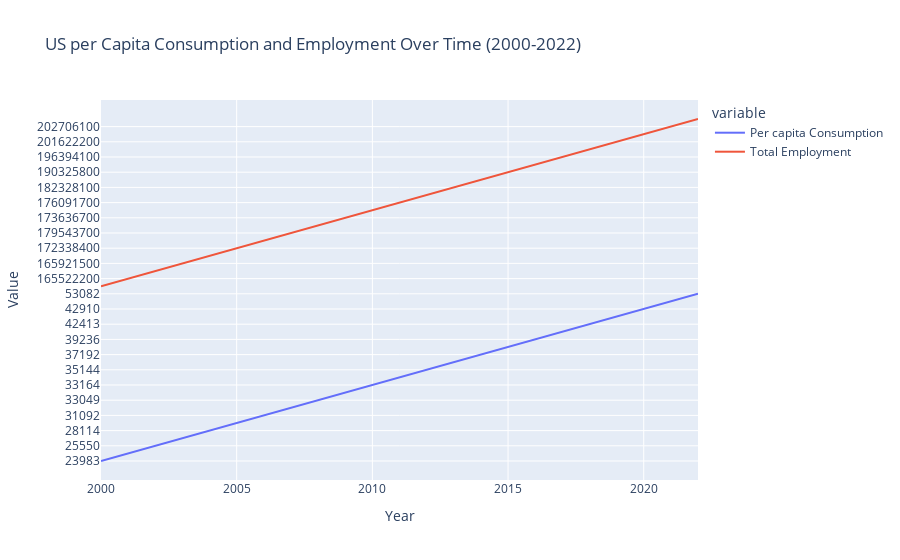

Here is the notebook cell this chart was saved with:
### Markdown cell above
***Now after merging, let us first look at the trend of per capita consumption and Employment from 2000-2022***

### Code cell
alldata_US=merged_df1[merged_df1["State"]=="US"]

fig_1 = px.line(alldata_US, x='Year', y=['Per capita Consumption','Total Employment'], 
              title="US per Capita Consumption and Employment Over Time (2000-2022)")
fig_1.update_layout(yaxis_title="Value")
fig_1.show()

### Figure 1 — Plotly figure (JSON) as saved in the notebook; plotly's stock layout.template omitted (floating-point values rounded to 4 significant figures)
{"data": [{"hovertemplate": "variable=Per capita Consumption<br>Year=%{x}<br>value=%{y}<extra></extra>", "legendgroup": "Per capita Consumption", "line": {"color": "#636efa", "dash": "solid"}, "marker": {"symbol": "circle"}, "mode": "lines", "name": "Per capita Consumption", "orientation": "h", "showlegend": true, "type": "scatter", "x": [2000, 2001, 2002, 2003, 2004, 2005, 2006, 2007, 2008, 2009, 2010, 2011, 2012, 2013, 2014, 2015, 2016, 2017, 2018, 2019, 2020, 2021, 2022], "xaxis": "x", "y": ["23983", "24823", "25550", "26682", "28114", "29674", "31092", "32356", "33049", "32243", "33164", "34309", "35144", "35955", "37192", "38211", "39236", "40691", "42413", "43719", "42910", "48529", "53082"], "yaxis": "y"}, {"hovertemplate": "variable=Total Employment<br>Year=%{x}<br>value=%{y}<extra></extra>", "legendgroup": "Total Employment", "line": {"color": "#EF553B", "dash": "solid"}, "marker": {"symbol": "circle"}, "mode": "lines", "name": "Total Employment", "orientation": "h", "showlegend": true, "type": "scatter", "x": [2000, 2001, 2002, 2003, 2004, 2005, 2006, 2007, 2008, 2009, 2010, 2011, 2012, 2013, 2014, 2015, 2016, 2017, 2018, 2019, 2020, 2021, 2022], "xaxis": "x", "y": ["165370800", "165522200", "165095100", "165921500", "168839700", "172338400", "175868600", "179543700", "179213900", "173636700", "172901700", "176091700", "178979700", "182328100", "186239800", "190325800", "193425900", "196394100", "200292200", "201622200", "195262600", "202706100", "210414200"], "yaxis": "y"}], "layout": {"legend": {"title": {"text": "variable"}, "tracegroupgap": 0}, "title": {"text": "US per Capita Consumption and Employment Over Time (2000-2022)"}, "xaxis": {"anchor": "y", "domain": [0, 1], "title": {"text": "Year"}}, "yaxis": {"anchor": "x", "domain": [0, 1], "title": {"text": "Value"}}}}
